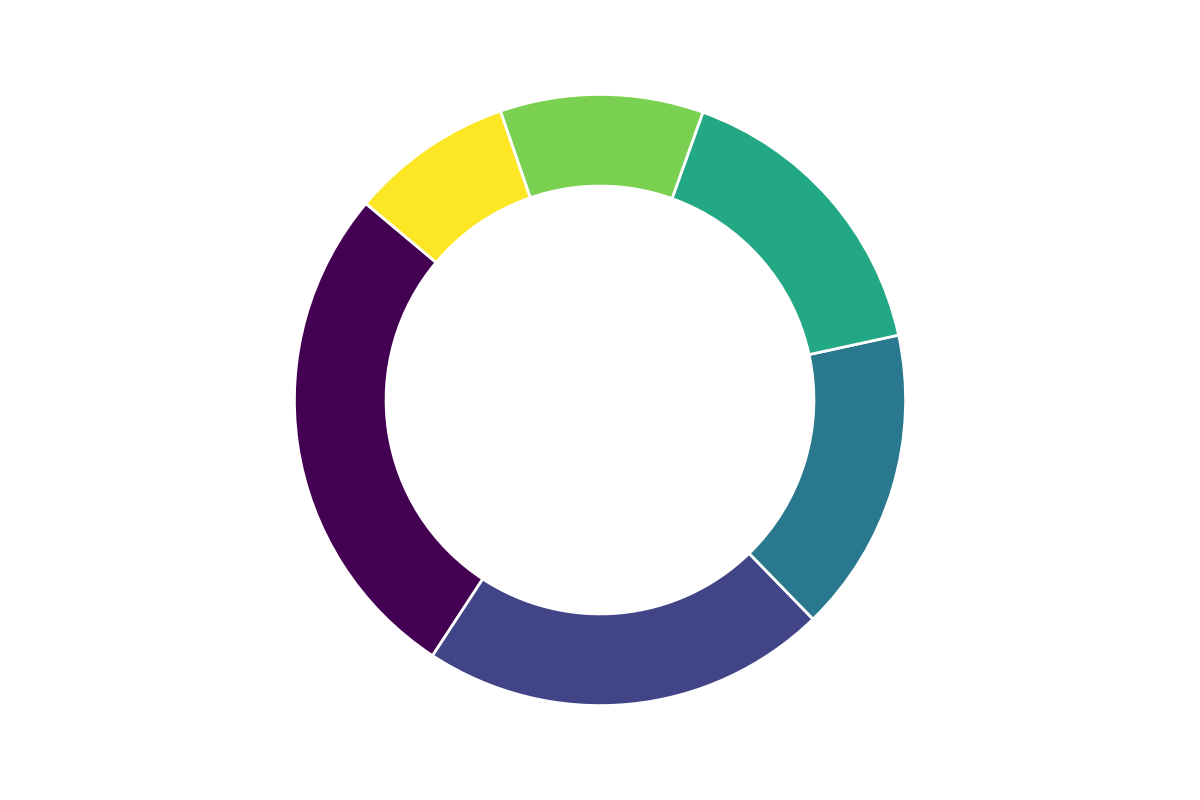

Recreate this plot in Python.
import matplotlib.pyplot as plt
import numpy as np
from matplotlib import cm

# Data for pie chart with one data group removed
popularity = [25, 20, 15, 15, 10, 8]

# Color scheme using a gradient colormap
colors = cm.viridis(np.linspace(0, 1, len(popularity)))

# Create the plot
fig, ax = plt.subplots(figsize=(12, 8))
wedges, texts = ax.pie(
    popularity, 
    labels=None,
    colors=colors, 
    autopct=None,
    startangle=140,
    pctdistance=0.8, 
    wedgeprops=dict(width=0.3, edgecolor='white', linewidth=2)
)

# Draw circle for donut chart
centre_circle = plt.Circle((0, 0), 0.60, fc='white')
fig.gca().add_artist(centre_circle)

# Remove borders by setting axis off
ax.axis('off')

plt.tight_layout()

# Display the plot
plt.show()
